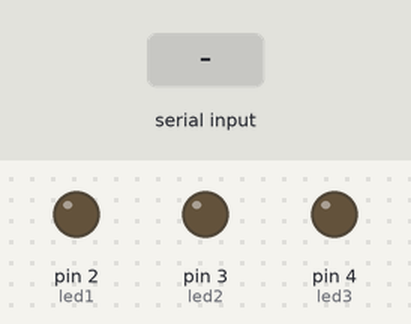
The sketch below on a simulated Arduino Uno, built with avr-gcc and run on an emulated ATmega328P. On the bench: output pins drawn as LEDs (lit = HIGH). Inputs (shaded band) come from the test bench.

Above: at 1.2 s.
1.3 s: "a" received over Serial
At 1.7 s:
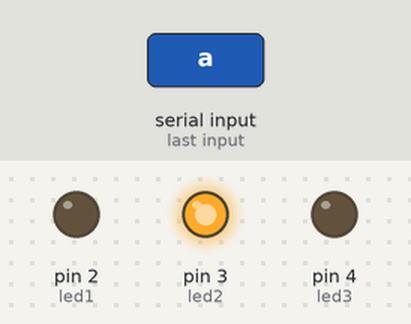
At 4.4 s:
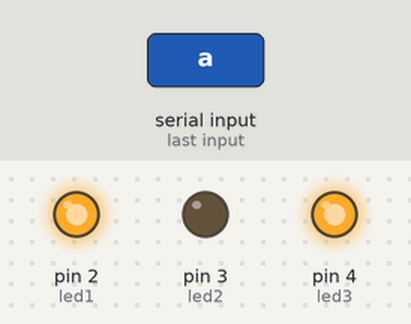
Timing chart, 0 to 14.8 s (numbered marks = the images above; inputs shaded):
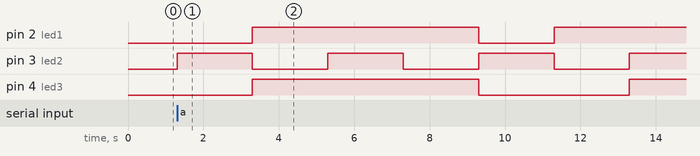

The sketch:

COBA.ino
```cpp
int led1 = 2;
int led2 = 3;
int led3 = 4;


void setup() {
  // put your setup code here, to run once:
  pinMode(2, OUTPUT);
  pinMode(3, OUTPUT);
  pinMode(4, OUTPUT);
  Serial.begin(9600);
}

void loop() {
  if (Serial.available() >0)
  {
    int in = Serial.read();
    if (in == 'a')
    {
      led();
    }
    else if (in == 'b')
    {
      digitalWrite( led2, LOW);
      digitalWrite( led1, LOW);
      digitalWrite( led3, LOW);
    }
  }
}

void led ()
{
  digitalWrite( led2, HIGH);
  digitalWrite( led1, LOW);
  digitalWrite( led3, LOW);
  delay (2000);
  digitalWrite( led1, HIGH);
  digitalWrite( led3, HIGH);
  digitalWrite( led2, LOW);
  delay(2000);
  digitalWrite( led1, HIGH);
  digitalWrite( led3, HIGH);
  digitalWrite( led2, HIGH);
  delay (2000);
  digitalWrite( led2, LOW);
  digitalWrite( led1, HIGH);
  digitalWrite( led3, HIGH);
  delay (2000);
  digitalWrite( led1, LOW);
  digitalWrite( led3, LOW);
  digitalWrite( led2, HIGH);
  delay(2000);
  digitalWrite( led1, HIGH);
  digitalWrite( led3, LOW);
  digitalWrite( led2, LOW);
  delay (2000);
  digitalWrite( led1, HIGH);
  digitalWrite( led3, HIGH);
  digitalWrite( led2, HIGH);
  delay (2000);
}
```

Measured:
- after the input at 1.3 s, pin 2 (led1): LOW → HIGH after 2.0 s, → LOW 6.0 s later, → HIGH 2.0 s later; pin 3 (led2): alternates HIGH for 2.0 s and LOW for 2.0 s, starting at once; pin 4 (led3): LOW → HIGH after 2.0 s, → LOW 6.0 s later, → HIGH 4.0 s later
